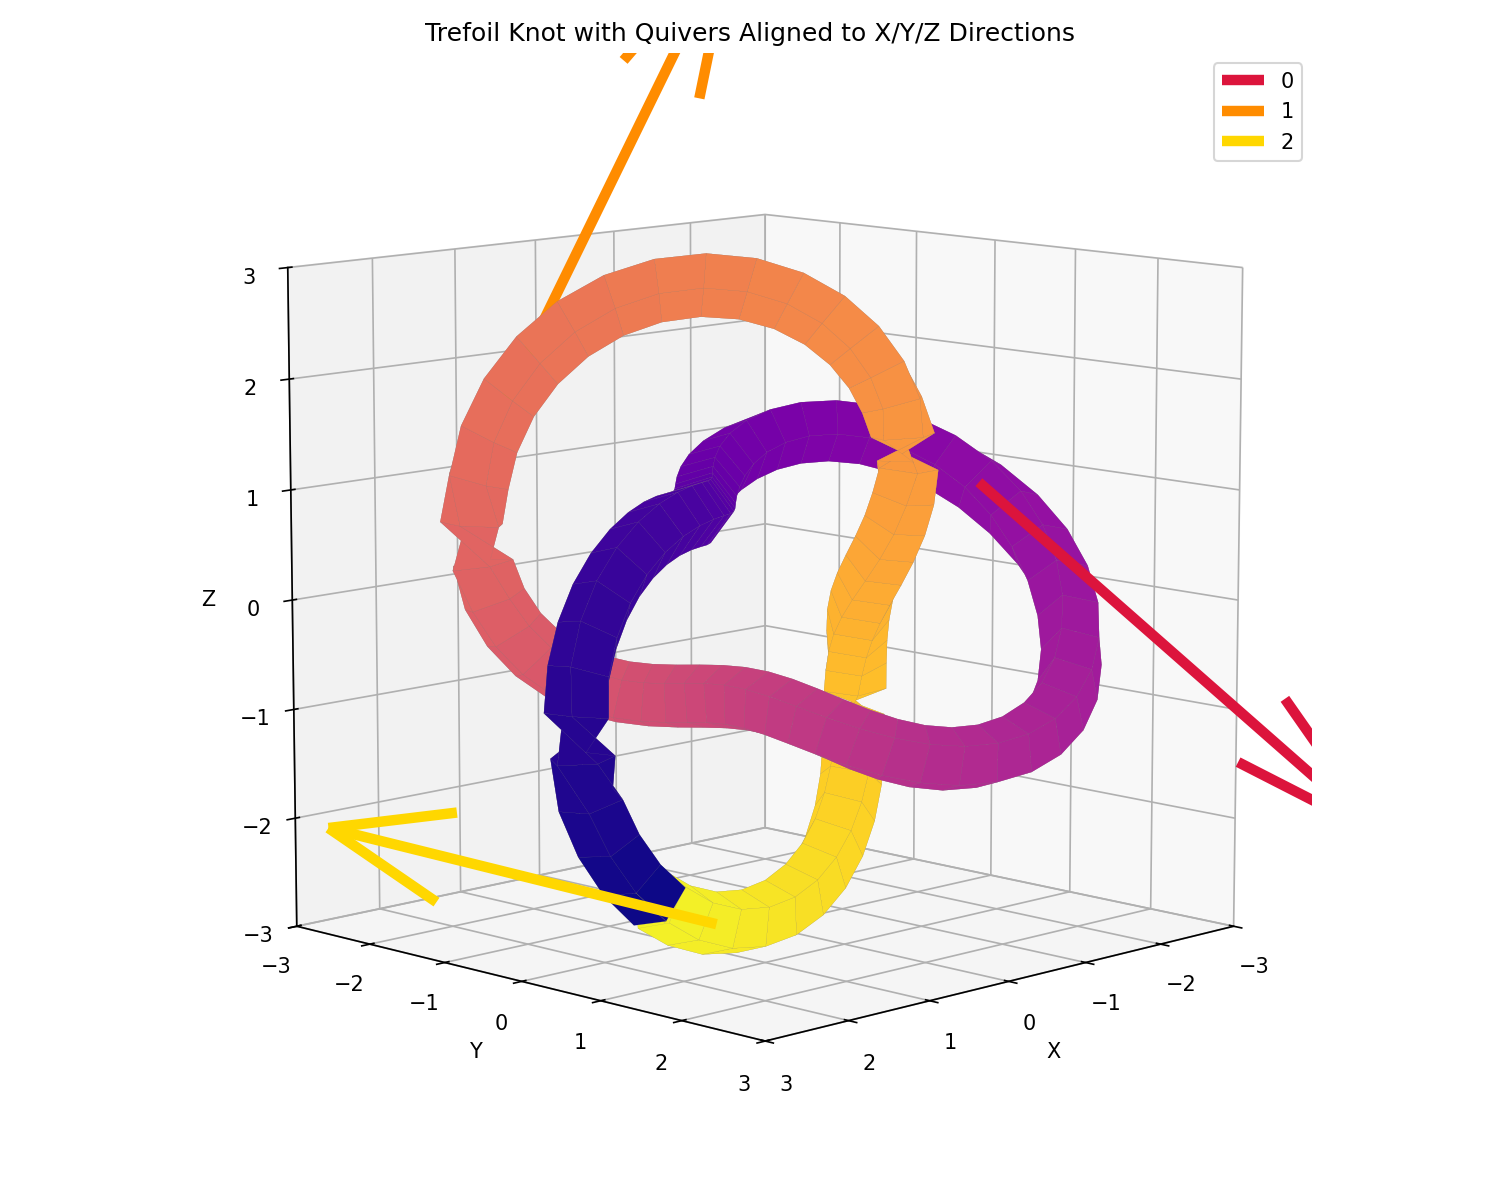

The script that drew this image:
import numpy as np
import matplotlib.pyplot as plt
from mpl_toolkits.mplot3d.art3d import Poly3DCollection

# Trefoil knot parametric centerline
theta = np.linspace(0, 2 * np.pi, 100)
x = (2 + np.cos(3 * theta)) * np.cos(2 * theta)
y = (2 + np.cos(3 * theta)) * np.sin(2 * theta)
z = np.sin(3 * theta)

# Compute tangent at center point
i_center = len(x) // 2
dx = x[i_center + 1] - x[i_center - 1]
dy = y[i_center + 1] - y[i_center - 1]
dz = z[i_center + 1] - z[i_center - 1]
tangent = np.array([dx, dy, dz])
tangent /= np.linalg.norm(tangent)

# Desired alignment vector (align to z-axis)
target = np.array([0, 0, 1])

# Compute axis and angle for rotation
axis = np.cross(tangent, target)
axis_norm = np.linalg.norm(axis)
angle = np.arccos(np.clip(np.dot(tangent, target), -1.0, 1.0))

def rodrigues_rotation_matrix(axis, angle):
    axis = axis / np.linalg.norm(axis)
    K = np.array([[0, -axis[2], axis[1]],
                  [axis[2], 0, -axis[0]],
                  [-axis[1], axis[0], 0]])
    I = np.eye(3)
    return I + np.sin(angle) * K + (1 - np.cos(angle)) * np.dot(K, K)

R = rodrigues_rotation_matrix(axis, angle) if axis_norm != 0 else np.eye(3)
x_rot, y_rot, z_rot = R @ np.vstack([x, y, z])

# Secondary rotation to align 3 key tangents to XYZ
target_axes = np.eye(3)
fractions = [11/36, 23/36, 35/36]
tangents = []

for frac in fractions:
    idx = int(len(x_rot) * frac)
    dx = x_rot[idx + 1] - x_rot[idx] if idx < len(x_rot) - 1 else x_rot[idx] - x_rot[idx - 1]
    dy = y_rot[idx + 1] - y_rot[idx] if idx < len(y_rot) - 1 else y_rot[idx] - y_rot[idx - 1]
    dz = z_rot[idx + 1] - z_rot[idx] if idx < len(z_rot) - 1 else z_rot[idx] - z_rot[idx - 1]
    t = np.array([dx, dy, dz])
    t /= np.linalg.norm(t)
    tangents.append(t)

current_frame = np.stack(tangents, axis=1)
U, _, Vt = np.linalg.svd(current_frame @ target_axes.T)
R2 = U @ Vt
x_final, y_final, z_final = R2 @ np.vstack([x_rot, y_rot, z_rot])

# Build tube
n_circle = 6
tube_radius = 0.3
phi = np.linspace(0, 2 * np.pi, n_circle)
circle_x = tube_radius * np.cos(phi)
circle_y = tube_radius * np.sin(phi)
tube_x, tube_y, tube_z = [], [], []

for i in range(len(x_final)):
    dx, dy, dz = (x_final[i + 1] - x_final[i], y_final[i + 1] - y_final[i], z_final[i + 1] - z_final[i]) \
        if i < len(x_final) - 1 else (x_final[i] - x_final[i - 1], y_final[i] - y_final[i - 1], z_final[i] - z_final[i - 1])
    tangent = np.array([dx, dy, dz])
    tangent /= np.linalg.norm(tangent)
    normal = np.cross(tangent, [0, 0, 1]) if np.linalg.norm(np.cross(tangent, [0, 0, 1])) != 0 \
        else np.cross(tangent, [0, 1, 0])
    normal /= np.linalg.norm(normal)
    binormal = np.cross(tangent, normal)
    binormal /= np.linalg.norm(binormal)
    ring_x = x_final[i] + circle_x * normal[0] + circle_y * binormal[0]
    ring_y = y_final[i] + circle_x * normal[1] + circle_y * binormal[1]
    ring_z = z_final[i] + circle_x * normal[2] + circle_y * binormal[2]
    tube_x.append(ring_x)
    tube_y.append(ring_y)
    tube_z.append(ring_z)

# Compute final quivers
quiver_arrows = []
for frac in fractions:
    idx = int(len(x_final) * frac)
    dx = x_final[idx + 1] - x_final[idx] if idx < len(x_final) - 1 else x_final[idx] - x_final[idx - 1]
    dy = y_final[idx + 1] - y_final[idx] if idx < len(y_final) - 1 else y_final[idx] - y_final[idx - 1]
    dz = z_final[idx + 1] - z_final[idx] if idx < len(z_final) - 1 else z_final[idx] - z_final[idx - 1]
    tangent = np.array([dx, dy, dz])
    tangent /= np.linalg.norm(tangent)
    point = (x_final[idx], y_final[idx], z_final[idx])

    quiver_arrows.append((point, tangent))

color = ['crimson', 'darkorange', 'gold']
# Plot
fig = plt.figure(figsize=(10, 8))
ax = fig.add_subplot(111, projection='3d')
i=0
for point, tangent in quiver_arrows:
    ax.quiver(*point, *tangent, color=color[i], length=5.0, normalize=True, linewidth=5, label=i)
    i += 1

for i in range(len(tube_x) - 1):
    for j in range(n_circle - 1):
        verts = [
            [tube_x[i][j], tube_y[i][j], tube_z[i][j]],
            [tube_x[i + 1][j], tube_y[i + 1][j], tube_z[i + 1][j]],
            [tube_x[i + 1][j + 1], tube_y[i + 1][j + 1], tube_z[i + 1][j + 1]],
            [tube_x[i][j + 1], tube_y[i][j + 1], tube_z[i][j + 1]]
        ]
        poly = Poly3DCollection([verts], color=plt.cm.plasma(i / len(tube_x)), linewidths=0.05, edgecolor='gray')
        ax.add_collection3d(poly)

ax.set_title("Trefoil Knot with Quivers Aligned to X/Y/Z Directions")
ax.set_xlabel("X")
ax.set_ylabel("Y")
ax.set_zlabel("Z")
ax.set_xlim([-3, 3])
ax.set_ylim([-3, 3])
ax.set_zlim([-3, 3])
ax.set_box_aspect([1, 1, 1])
ax.legend()
ax.view_init(elev=10, azim=45)
plt.tight_layout()
# ✅ Get the script filename dynamically and save as pdf
import os
script_name = os.path.splitext(os.path.basename(__file__))[0]
filename = f"{script_name}.pdf"
plt.savefig(filename, format="pdf", bbox_inches="tight")
filename = f"{script_name}.png"
plt.savefig(filename, dpi=150)  # Save image with high resolution
plt.tight_layout()
plt.show()
